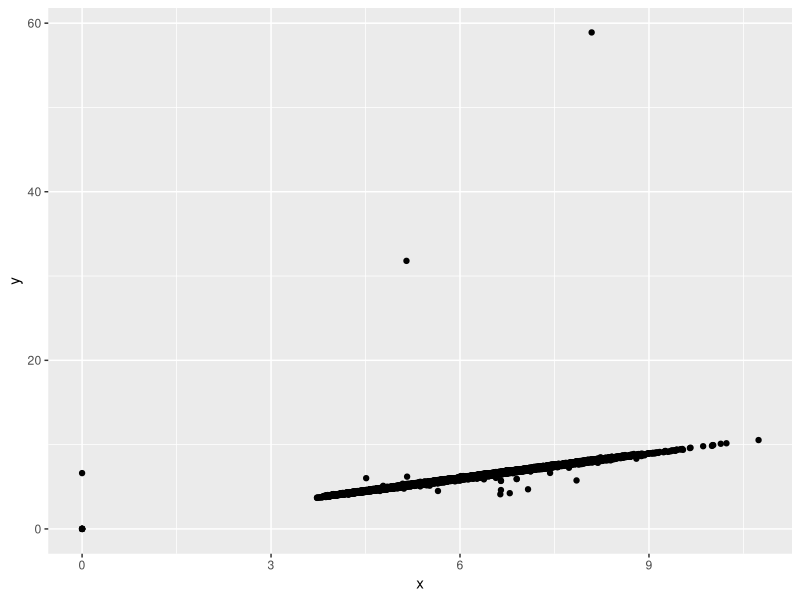
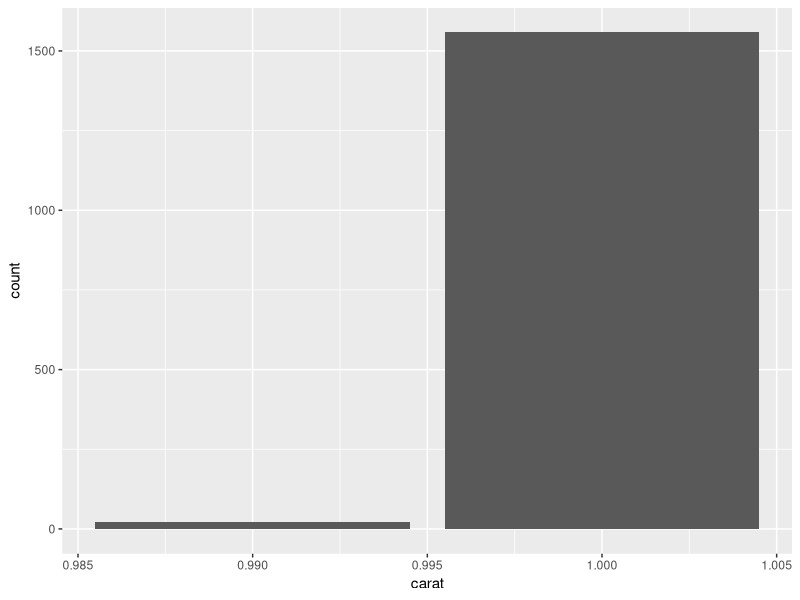
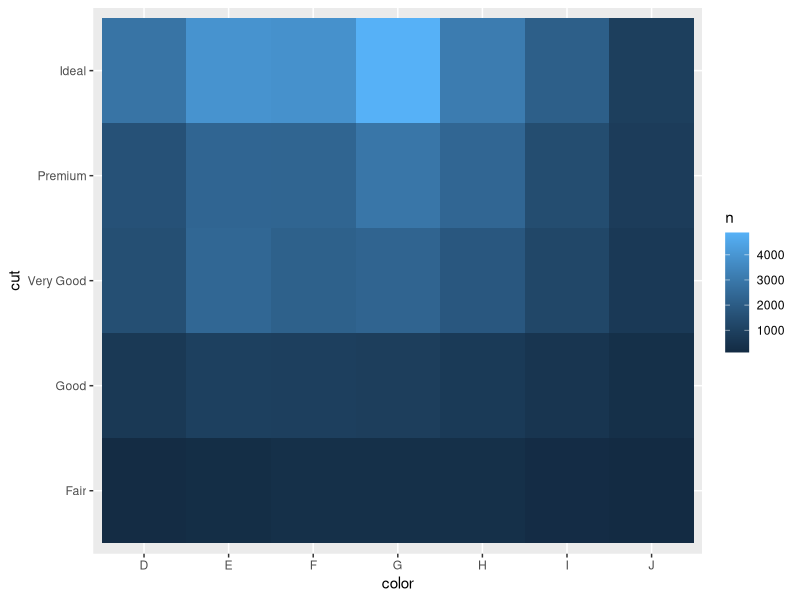
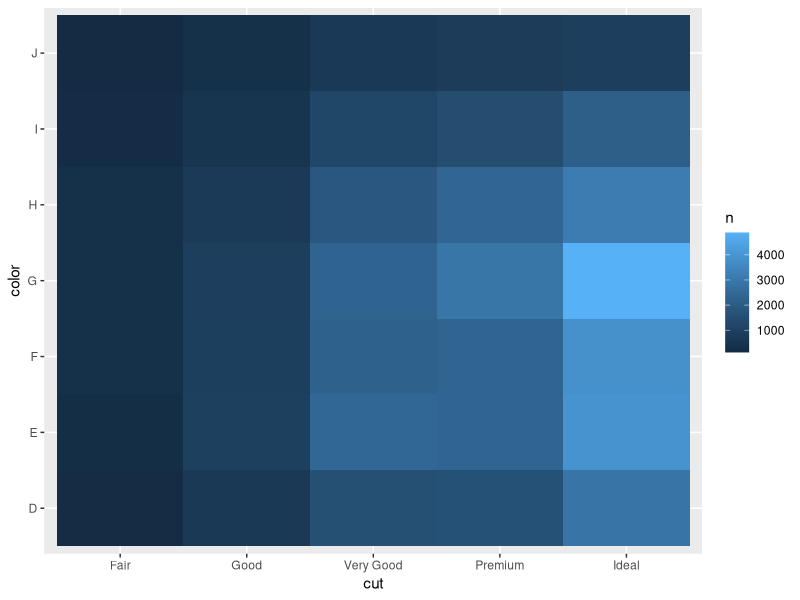
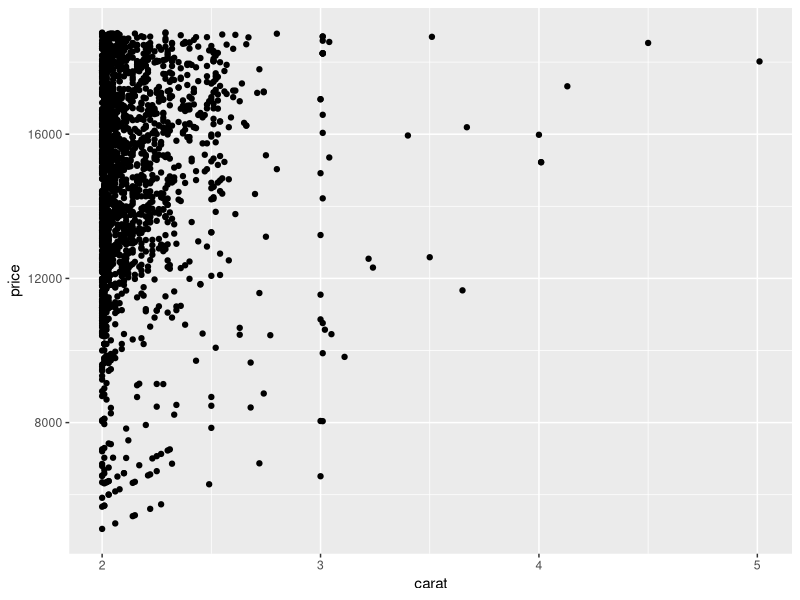
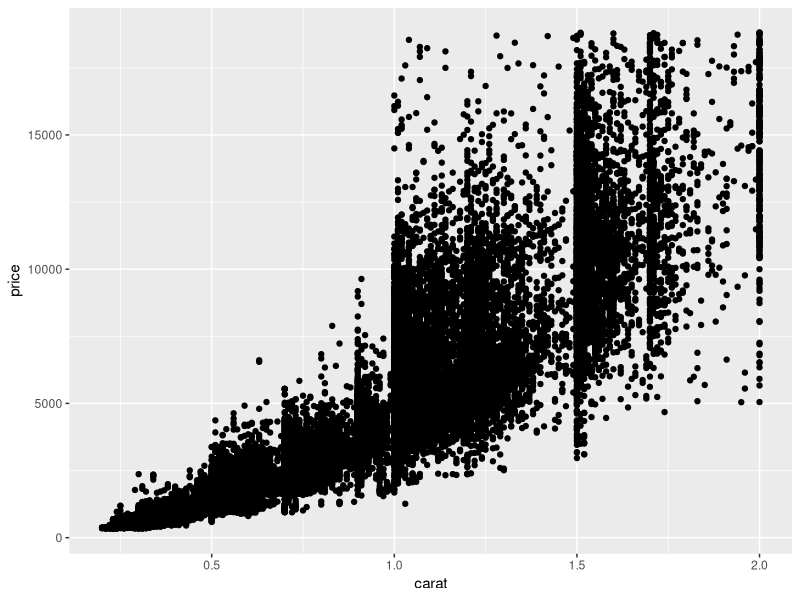

R code for these plots, in order:
## ---- chunk 1
library(tidyverse)
w_o_three_carat <- filter(diamonds, carat <= 3)
## ---- chunk 2
xvy <- select(diamonds, x, y)
ggplot(xvy) +
  geom_point(aes(x=x, y=y))

# UPDATED: This graph shows the uneven distribution 
# of the data, and shows the random data points, 
# such as the data point at (0, 0) or that have a 
# value for y but not a value for x. 
# Another way to look at this data to observe 
# bad data points would be to create facets and 
# observe smaller chunks of data at a time
## ---- chunk 3
carat <- filter(diamonds, carat == 0.99 | carat == 1.00)

ggplot(data = carat) +
  geom_bar(mapping = aes(x = carat))
## ---- chunk 4
carat %>% 
  count(carat)
## ---- chunk 5
diamonds %>% 
  count(color, cut) %>%  
  ggplot(mapping = aes(x = color, y = cut)) +
    geom_tile(mapping = aes(fill = n))
## ---- chunk 6
diamonds %>% 
  count(color, cut) %>%  
  ggplot(mapping = aes(x = cut, y = color)) +
    geom_tile(mapping = aes(fill = n))
## ---- chunk 7
big_diamonds <- filter(diamonds, carat >= 2.00)
ggplot(big_diamonds, aes(x = carat, y = price)) +
  geom_point()
## ---- chunk 8
small_diamonds <- filter(diamonds, carat <= 2.00)
ggplot(small_diamonds, aes(x = carat, y = price)) +
  geom_point()
